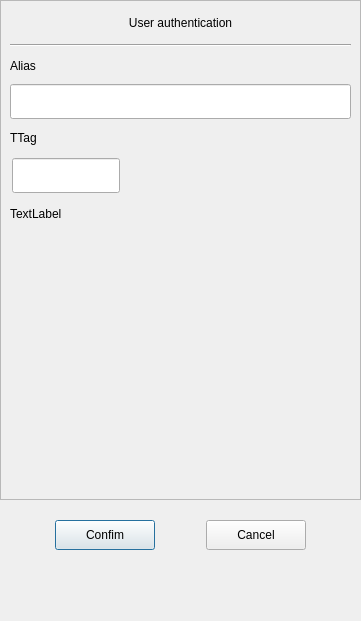
<?xml version="1.0" encoding="UTF-8"?>
<ui version="4.0">
 <class>AuthenFriend</class>
 <widget class="QDialog" name="AuthenFriend">
  <property name="geometry">
   <rect>
    <x>0</x>
    <y>0</y>
    <width>361</width>
    <height>621</height>
   </rect>
  </property>
  <property name="minimumSize">
   <size>
    <width>361</width>
    <height>621</height>
   </size>
  </property>
  <property name="maximumSize">
   <size>
    <width>361</width>
    <height>621</height>
   </size>
  </property>
  <property name="windowTitle">
   <string>Dialog</string>
  </property>
  <layout class="QVBoxLayout" name="verticalLayout">
   <property name="spacing">
    <number>0</number>
   </property>
   <property name="leftMargin">
    <number>0</number>
   </property>
   <property name="topMargin">
    <number>0</number>
   </property>
   <property name="rightMargin">
    <number>0</number>
   </property>
   <property name="bottomMargin">
    <number>0</number>
   </property>
   <item>
    <widget class="QScrollArea" name="scrollArea">
     <property name="minimumSize">
      <size>
       <width>0</width>
       <height>500</height>
      </size>
     </property>
     <property name="widgetResizable">
      <bool>true</bool>
     </property>
     <widget class="QWidget" name="scrollcontent">
      <property name="geometry">
       <rect>
        <x>0</x>
        <y>0</y>
        <width>359</width>
        <height>498</height>
       </rect>
      </property>
      <layout class="QVBoxLayout" name="verticalLayout_6">
       <property name="spacing">
        <number>0</number>
       </property>
       <property name="leftMargin">
        <number>0</number>
       </property>
       <property name="rightMargin">
        <number>0</number>
       </property>
       <item>
        <widget class="QLabel" name="apply_lb">
         <property name="minimumSize">
          <size>
           <width>0</width>
           <height>25</height>
          </size>
         </property>
         <property name="maximumSize">
          <size>
           <width>16777215</width>
           <height>25</height>
          </size>
         </property>
         <property name="text">
          <string>User authentication</string>
         </property>
         <property name="alignment">
          <set>Qt::AlignmentFlag::AlignCenter</set>
         </property>
        </widget>
       </item>
       <item>
        <widget class="QWidget" name="apply_wid" native="true">
         <layout class="QVBoxLayout" name="verticalLayout_2">
          <item>
           <widget class="Line" name="h_line">
            <property name="orientation">
             <enum>Qt::Orientation::Horizontal</enum>
            </property>
           </widget>
          </item>
          <item>
           <widget class="QLabel" name="label_2">
            <property name="minimumSize">
             <size>
              <width>0</width>
              <height>25</height>
             </size>
            </property>
            <property name="maximumSize">
             <size>
              <width>16777215</width>
              <height>25</height>
             </size>
            </property>
            <property name="text">
             <string>Alias</string>
            </property>
           </widget>
          </item>
          <item>
           <widget class="CustomizedEdit" name="back_ed">
            <property name="minimumSize">
             <size>
              <width>0</width>
              <height>35</height>
             </size>
            </property>
            <property name="maximumSize">
             <size>
              <width>16777215</width>
              <height>35</height>
             </size>
            </property>
           </widget>
          </item>
          <item>
           <widget class="QLabel" name="label_3">
            <property name="minimumSize">
             <size>
              <width>0</width>
              <height>25</height>
             </size>
            </property>
            <property name="maximumSize">
             <size>
              <width>16777215</width>
              <height>25</height>
             </size>
            </property>
            <property name="text">
             <string>TTag</string>
            </property>
           </widget>
          </item>
          <item>
           <widget class="QWidget" name="lb_group_wid" native="true">
            <property name="minimumSize">
             <size>
              <width>0</width>
              <height>50</height>
             </size>
            </property>
            <layout class="QVBoxLayout" name="verticalLayout_4">
             <property name="spacing">
              <number>0</number>
             </property>
             <property name="leftMargin">
              <number>0</number>
             </property>
             <property name="topMargin">
              <number>0</number>
             </property>
             <property name="rightMargin">
              <number>0</number>
             </property>
             <property name="bottomMargin">
              <number>0</number>
             </property>
             <item>
              <widget class="QWidget" name="gridWidget" native="true">
               <property name="minimumSize">
                <size>
                 <width>0</width>
                 <height>40</height>
                </size>
               </property>
               <property name="maximumSize">
                <size>
                 <width>16777215</width>
                 <height>40</height>
                </size>
               </property>
               <widget class="CustomizedEdit" name="lb_ed">
                <property name="geometry">
                 <rect>
                  <x>2</x>
                  <y>2</y>
                  <width>108</width>
                  <height>35</height>
                 </rect>
                </property>
                <property name="minimumSize">
                 <size>
                  <width>0</width>
                  <height>0</height>
                 </size>
                </property>
                <property name="maximumSize">
                 <size>
                  <width>16777215</width>
                  <height>35</height>
                 </size>
                </property>
               </widget>
              </widget>
             </item>
             <item>
              <widget class="QWidget" name="input_tip_wid" native="true">
               <property name="minimumSize">
                <size>
                 <width>0</width>
                 <height>35</height>
                </size>
               </property>
               <layout class="QVBoxLayout" name="verticalLayout_5">
                <property name="spacing">
                 <number>0</number>
                </property>
                <property name="leftMargin">
                 <number>0</number>
                </property>
                <property name="topMargin">
                 <number>0</number>
                </property>
                <property name="rightMargin">
                 <number>0</number>
                </property>
                <property name="bottomMargin">
                 <number>0</number>
                </property>
                <item>
                 <widget class="ClickedOnceLabel" name="tip_lb">
                  <property name="text">
                   <string>TextLabel</string>
                  </property>
                  <property name="alignment">
                   <set>Qt::AlignmentFlag::AlignLeading|Qt::AlignmentFlag::AlignLeft|Qt::AlignmentFlag::AlignVCenter</set>
                  </property>
                 </widget>
                </item>
               </layout>
              </widget>
             </item>
            </layout>
           </widget>
          </item>
          <item>
           <widget class="QWidget" name="widget" native="true">
            <property name="minimumSize">
             <size>
              <width>0</width>
              <height>60</height>
             </size>
            </property>
            <property name="maximumSize">
             <size>
              <width>16777215</width>
              <height>16777215</height>
             </size>
            </property>
            <layout class="QHBoxLayout" name="horizontalLayout">
             <property name="leftMargin">
              <number>0</number>
             </property>
             <property name="topMargin">
              <number>0</number>
             </property>
             <property name="rightMargin">
              <number>0</number>
             </property>
             <property name="bottomMargin">
              <number>0</number>
             </property>
             <item>
              <widget class="QWidget" name="lb_list" native="true">
               <property name="minimumSize">
                <size>
                 <width>287</width>
                 <height>50</height>
                </size>
               </property>
               <property name="maximumSize">
                <size>
                 <width>287</width>
                 <height>16777215</height>
                </size>
               </property>
              </widget>
             </item>
             <item>
              <widget class="QWidget" name="more_lb_wid" native="true">
               <property name="minimumSize">
                <size>
                 <width>30</width>
                 <height>0</height>
                </size>
               </property>
               <property name="maximumSize">
                <size>
                 <width>30</width>
                 <height>16777215</height>
                </size>
               </property>
               <layout class="QVBoxLayout" name="verticalLayout_3">
                <property name="leftMargin">
                 <number>2</number>
                </property>
                <property name="topMargin">
                 <number>2</number>
                </property>
                <property name="rightMargin">
                 <number>2</number>
                </property>
                <property name="bottomMargin">
                 <number>2</number>
                </property>
                <item>
                 <spacer name="verticalSpacer_2">
                  <property name="orientation">
                   <enum>Qt::Orientation::Vertical</enum>
                  </property>
                  <property name="sizeHint" stdset="0">
                   <size>
                    <width>20</width>
                    <height>40</height>
                   </size>
                  </property>
                 </spacer>
                </item>
                <item>
                 <widget class="ClickedOnceLabel" name="more_lb">
                  <property name="minimumSize">
                   <size>
                    <width>25</width>
                    <height>25</height>
                   </size>
                  </property>
                  <property name="maximumSize">
                   <size>
                    <width>25</width>
                    <height>25</height>
                   </size>
                  </property>
                  <property name="text">
                   <string/>
                  </property>
                 </widget>
                </item>
                <item>
                 <spacer name="verticalSpacer_4">
                  <property name="orientation">
                   <enum>Qt::Orientation::Vertical</enum>
                  </property>
                  <property name="sizeType">
                   <enum>QSizePolicy::Policy::Fixed</enum>
                  </property>
                  <property name="sizeHint" stdset="0">
                   <size>
                    <width>20</width>
                    <height>60</height>
                   </size>
                  </property>
                 </spacer>
                </item>
               </layout>
              </widget>
             </item>
            </layout>
           </widget>
          </item>
         </layout>
        </widget>
       </item>
      </layout>
     </widget>
    </widget>
   </item>
   <item>
    <spacer name="verticalSpacer_3">
     <property name="orientation">
      <enum>Qt::Orientation::Vertical</enum>
     </property>
     <property name="sizeType">
      <enum>QSizePolicy::Policy::Fixed</enum>
     </property>
     <property name="sizeHint" stdset="0">
      <size>
       <width>20</width>
       <height>10</height>
      </size>
     </property>
    </spacer>
   </item>
   <item>
    <widget class="QWidget" name="apply_sure_wid" native="true">
     <property name="minimumSize">
      <size>
       <width>0</width>
       <height>50</height>
      </size>
     </property>
     <layout class="QHBoxLayout" name="horizontalLayout_2">
      <item>
       <spacer name="horizontalSpacer">
        <property name="orientation">
         <enum>Qt::Orientation::Horizontal</enum>
        </property>
        <property name="sizeHint" stdset="0">
         <size>
          <width>39</width>
          <height>20</height>
         </size>
        </property>
       </spacer>
      </item>
      <item>
       <widget class="ClickedBtn" name="sure_btn">
        <property name="minimumSize">
         <size>
          <width>100</width>
          <height>30</height>
         </size>
        </property>
        <property name="maximumSize">
         <size>
          <width>100</width>
          <height>30</height>
         </size>
        </property>
        <property name="text">
         <string>Confim</string>
        </property>
       </widget>
      </item>
      <item>
       <spacer name="horizontalSpacer_3">
        <property name="orientation">
         <enum>Qt::Orientation::Horizontal</enum>
        </property>
        <property name="sizeHint" stdset="0">
         <size>
          <width>40</width>
          <height>20</height>
         </size>
        </property>
       </spacer>
      </item>
      <item>
       <widget class="ClickedBtn" name="cancel_btn">
        <property name="minimumSize">
         <size>
          <width>100</width>
          <height>30</height>
         </size>
        </property>
        <property name="text">
         <string>Cancel</string>
        </property>
       </widget>
      </item>
      <item>
       <spacer name="horizontalSpacer_2">
        <property name="orientation">
         <enum>Qt::Orientation::Horizontal</enum>
        </property>
        <property name="sizeHint" stdset="0">
         <size>
          <width>40</width>
          <height>20</height>
         </size>
        </property>
       </spacer>
      </item>
     </layout>
    </widget>
   </item>
   <item>
    <spacer name="verticalSpacer">
     <property name="orientation">
      <enum>Qt::Orientation::Vertical</enum>
     </property>
     <property name="sizeHint" stdset="0">
      <size>
       <width>20</width>
       <height>55</height>
      </size>
     </property>
    </spacer>
   </item>
  </layout>
 </widget>
 <customwidgets>
  <customwidget>
   <class>ClickedBtn</class>
   <extends>QPushButton</extends>
   <header location="global">clickedbtn.h</header>
  </customwidget>
  <customwidget>
   <class>CustomizedEdit</class>
   <extends>QLineEdit</extends>
   <header location="global">customizededit.h</header>
  </customwidget>
  <customwidget>
   <class>ClickedOnceLabel</class>
   <extends>QLabel</extends>
   <header>clickedoncelabel.h</header>
  </customwidget>
 </customwidgets>
 <resources/>
 <connections/>
</ui>
